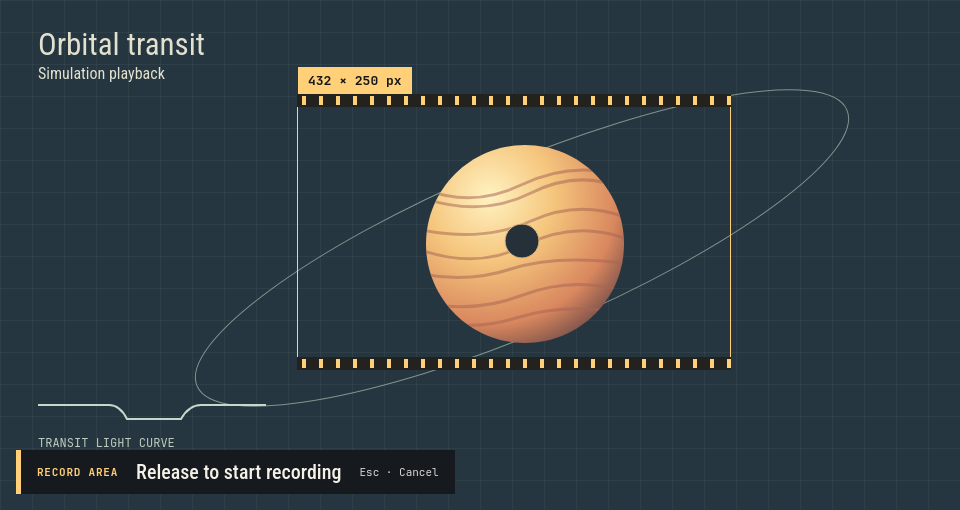
#> input picture tools/record-picker-study/splice-drag.png, 960 x 510 px
$ python -i glyph.py   (imports and definitions only)
#> lines starting #> are read from the running program, lines starting #| are printed output that depends on the picture
#!/usr/bin/env python3
"""ZÆTHERION glyph plates: a scene drawn in type, FART // Angular.

Each cell of a monospace grid carries the next character of a running line of text. The scene's light decides the
cell's weight (Thin in shadow, ExtraBold in light) and its ink; true shadow is left empty, so silhouettes read as
voids cut out of a field of words. Where the scene glows warm, the glyph takes the signal colour. Over it, the house
furniture: registration crosses, a hairline with nodes, the mono colophon, one large upright CJK title and a small
sheared Latin one.

    glyph.py <scene.json> <face.png> [--layers DIR]

With --layers, the plate is also written as two layers that let the core recolour it to any accent (Z213):
DIR/ink.png (everything but the accent, the accent's places left as ground) and DIR/signal.png (where the accent
sits, 0–255); the face is ink + signal × the scene's own accent. They come from two renders, the accent drawn in
black and in white: their difference is the mask, edges and all.
"""
import json
import math
import sys
from pathlib import Path

from PIL import Image, ImageChops, ImageDraw, ImageFilter, ImageFont, ImageOps

W, H = 3840, 2160
M = 112
FONTS = Path("/usr/share/fonts/TTF")
WEIGHTS = ["Thin", "ExtraLight", "Light", "Regular", "Medium", "SemiBold", "Bold", "ExtraBold"]
HERE = Path(__file__).resolve().parent
CJK = "/usr/share/fonts/noto-cjk/NotoSansCJK-Black.ttc"
CJK_JP = 0  # the .ttc's Japanese face


def hexrgb(h):
    h = h.lstrip("#")
    return tuple(int(h[i:i + 2], 16) for i in (0, 2, 4))


def mix(a, b, t):
    return tuple(round(x + (y - x) * t) for x, y in zip(a, b))


def mono(weight, size):
    return ImageFont.truetype(str(FONTS / f"JetBrainsMonoNerdFontMono-{weight}.ttf"), size)


# [4 lines left out: function sans, not called in this run]


def cover(img, box, zoom=1.0):
    """Scale and crop the source to fill W×H; `box` (0–1 focus x, y) picks what stays; `zoom` > 1 closes in on it."""
#> called with box = (0.5, 0.5), zoom = 1
    fx, fy = box
    if zoom > 1:
        zw, zh = img.width / zoom, img.height / zoom
        cx, cy = img.width * fx, img.height * fy
        left = min(max(0, cx - zw / 2), img.width - zw)
        top = min(max(0, cy - zh / 2), img.height - zh)
        img = img.crop((round(left), round(top), round(left + zw), round(top + zh)))
        fx = fy = 0.5
    s = max(W / img.width, H / img.height)
#> s = 4.24
    img = img.resize((math.ceil(img.width * s), math.ceil(img.height * s)), Image.LANCZOS)
    x = round((img.width - W) * fx)
#> x = 113
    y = round((img.height - H) * fy)
#> y = 0
    return img.crop((x, y, x + W, y + H))
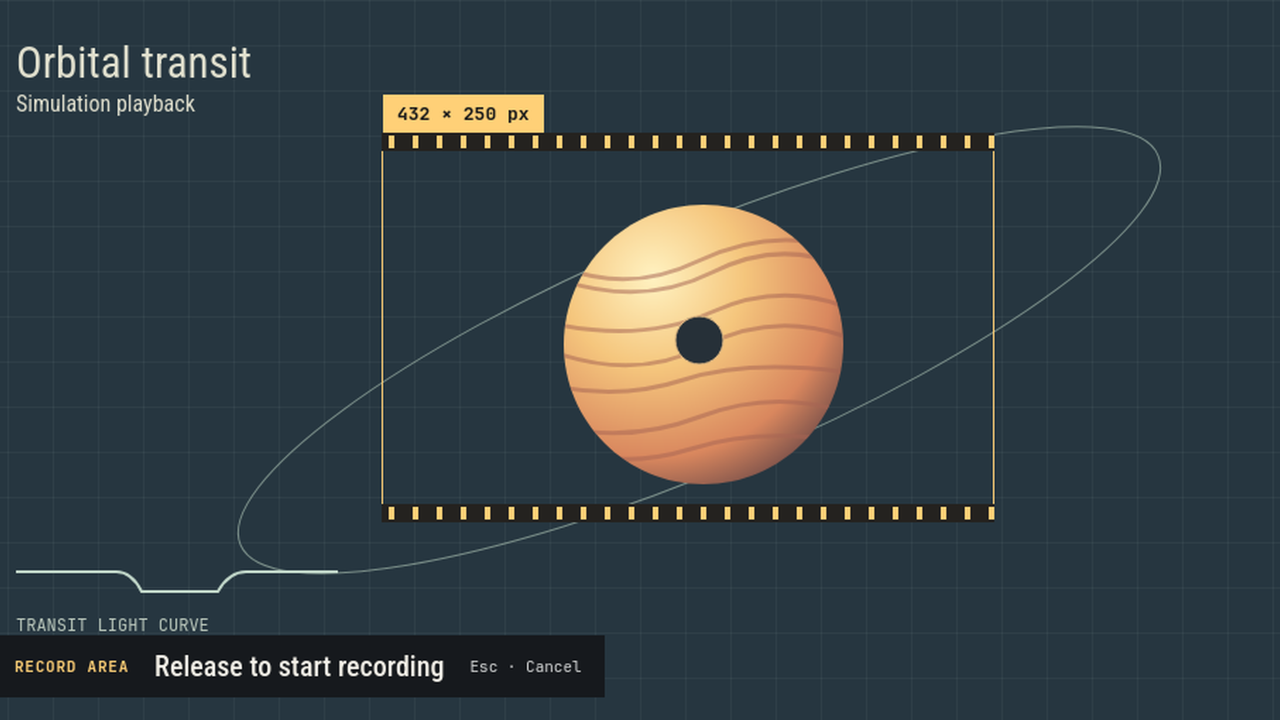
#> returned value: PIL image 3840x2160 RGB (shown at 1/3 size); mean R, G, B 54.2, 63.9, 67.9


# [103 lines left out: function field, not called in this run]


# The light notch behind the island (Z214): the island is one matte dark fill (Z151), so every plate keeps its ground
# light. Top centre, flush with the edge, at least NOTCH_W of the width and NOTCH_H of the height, sides at 78°,
# about 0.8 luminance; below it a trail that thins into the picture over TRAIL_H, so deeper island cards keep an edge.
NOTCH_W, NOTCH_H, TRAIL_H = 0.51, 0.08, 0.16
NOTCH = "#c9ced6"
TRAIL_PITCH = 10


# [103 lines left out: functions notch, furniture, not called in this run]


# The auto voices, far to near: the house's own lines (Z213).
AUTO_TEXTS = ["at rest nothing moves · the far layer is thin · ", "one angle family · the host owns the colours · ",
              "SILENT IS STILL · NOTHING ELSE LEANS · ", "ZÆTHERION · FART // ANGULAR · "]
AUTO_INKS = ["#26323d", "#5e7184", "#a9bccd", "#e6f0ff"]


def quantile(hist, q):
    total, run = sum(hist), 0
    for i, n in enumerate(hist):
        run += n
        if run >= q * total:
            return i / 255
    return 1.0


def auto_config(path, name=None):
    """A scene for any picture, no hand tuning: the bands sit at the picture's own light quantiles; a bright picture
    is inverted (its dark shapes become the type, its sky the void); a flat one (narrow middle spread) is set by its
    edges; a dominant saturated hue, if the picture has one, becomes the accent."""
    src = Image.open(Path(path).expanduser()).convert("RGB")
    probe = cover(src, (0.5, 0.5)).resize((384, 216), Image.BOX)
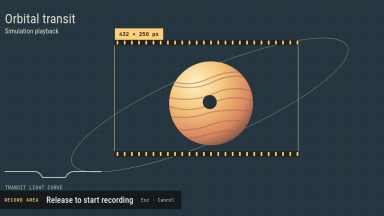
#> probe: PIL image 384x216 RGB; mean R, G, B 54.2, 63.9, 67.9
    grey = ImageOps.grayscale(probe)
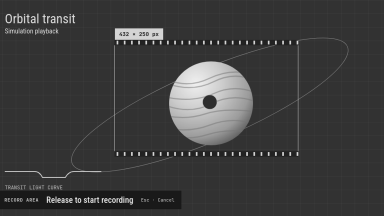
#> grey: PIL image 384x216 L; min 18, max 239, mean 61.2
    hist = grey.histogram()
#> hist = 256 values, max 54818 at index 50, min 0 at index 0, mean 324
    q25, q50, q75 = (quantile(hist, q) for q in (0.25, 0.5, 0.75))
#> in quantile, `total, run = sum(hist), 0`: total = 82944; run = 0
#> the loop in quantile, `for i, n in enumerate(hist):` made 51 passes
#> (n, run) on passes 1 to 12: (0, 0), (0, 0), (0, 0), (0, 0), (0, 0), (0, 0), (0, 0), (0, 0), (0, 0), (0, 0), (0, 0), (0, 0)
#> after the loop in quantile, `for i, n in enumerate(hist):`: run = 60170
#> the loop in quantile, `for i, n in enumerate(hist):` made 52 passes
#> after the loop in quantile, `for i, n in enumerate(hist):`: run = 62599
#> q25 = 0.196; q50 = 0.196; q75 = 0.2
    invert = q50 > 0.55
#> invert = False
    flat = (q75 - q25) < 0.16
#> flat = True
    if invert:
        hist = ImageOps.invert(grey).histogram()
    # bands at the picture's own quantiles: the darkest third stays void, the rest split into four voices
    cuts = [quantile(hist, q) for q in (0.34, 0.55, 0.75, 0.9)] if not flat else [0.18, 0.36, 0.56, 0.76]
#> cuts = [0.18, 0.36, 0.56, 0.76]
    weights = [[0, 1], [2, 3], [4, 5], [6, 7]]
    bands = [[round(c, 3), w, ink, text] for c, w, ink, text in zip(cuts, weights, AUTO_INKS, AUTO_TEXTS)]
#> bands = 4 items
    # the accent: the most common hue among clearly saturated, lit pixels, if there are enough of them
    hues = [0] * 36
    for h, s_, v in probe.convert("HSV").get_flattened_data():
        if s_ >= 90 and v >= 70:
            hues[h * 36 // 256] += 1
#> this loop made 0 passes
#> after the loop, hues = 36 values from 0 to 0
    best = max(range(36), key=lambda i: hues[i])
    warm = None
    accent = "#8fd6f5"
    # an accent is a minority: enough to matter, too little to be the sky (a blue sky is not an accent)
    if 0.004 * 384 * 216 <= hues[best] and sum(hues) <= 0.08 * 384 * 216:
        centre = (best + 0.5) * 10
        warm = [90, (centre - 25) % 360, (centre + 25) % 360]
        import colorsys
        accent = "#%02x%02x%02x" % tuple(round(c * 255) for c in colorsys.hsv_to_rgb(centre / 360, 0.65, 1.0))
    stem = (name or Path(path).stem).upper()[:24]
    return dict(no=0, name=stem, src=str(path), focus=[0.5, 0.5], zoom=1.0, cell=18, invert=invert,
                levels=[0, 255, 1.0], edges=0.8 if flat else 0, bands=bands, warm=warm, signal=accent, text="·",
                reading=f"TYPESET — {stem}\nTHE PICTURE'S LIGHT, SET IN FOUR VOICES.\nTHE DARK IS LEFT UNWRITTEN.",
                aside="any picture can be read.", colophon="JETBRAINS MONO THIN → EXTRABOLD · 18 PX CELL · AUTO",
                title=dict(cjk="活字", latin="KATSUJI", sub="movable type · set by the core", size=300, top=260,
                           side="right", latin_size=100))


# [47 lines left out: functions render, compose, stale, main, not called in this run]


# [2 lines not run here, left out]

#> (the run stopped early here; a loop or call above may not have finished)

$ run again, on tools/record-picker-study/viewfinder-idle.png
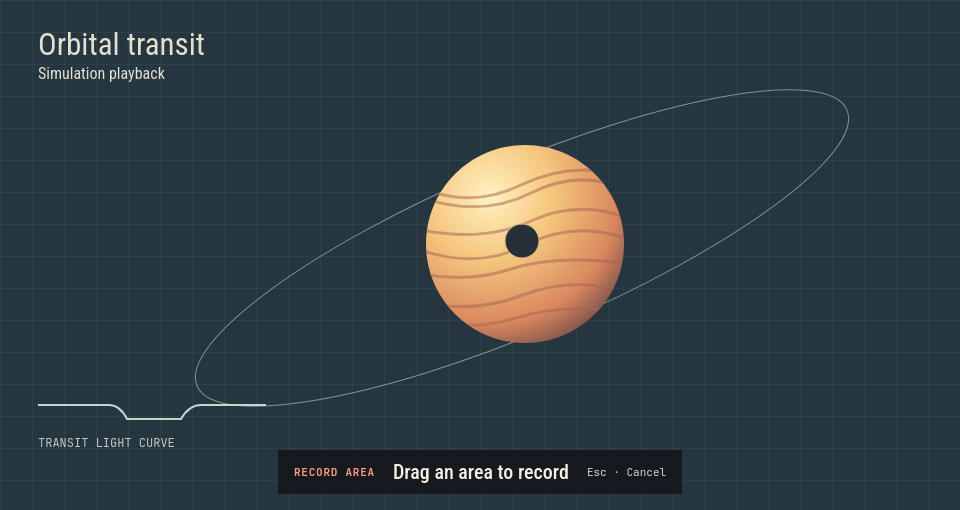
#> input picture tools/record-picker-study/viewfinder-idle.png, 960 x 510 px
#> in auto_config, `probe = cover(src, (0.5, 0.5)).resize((384, 216), Image.BOX)`:
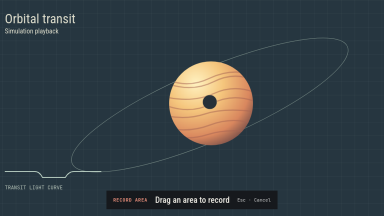
#> probe: PIL image 384x216 RGB; mean R, G, B 51.8, 62.6, 68
#> in auto_config, `grey = ImageOps.grayscale(probe)`:
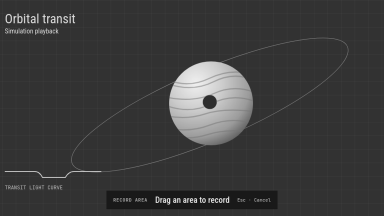
#> grey: PIL image 384x216 L; min 17, max 239, mean 59.7
#> hist = 256 values, max 57703 at index 50, min 0 at index 0, mean 324
#> in quantile, `total, run = sum(hist), 0`: total = 82944; run = 0
#> the loop in quantile, `for i, n in enumerate(hist):` made 51 passes
#> (n, run) on passes 1 to 8: (0, 0), (0, 0), (0, 0), (0, 0), (0, 0), (0, 0), (0, 0), (0, 0)
#> after the loop in quantile, `for i, n in enumerate(hist):`: run = 61108
#> the loop in quantile, `for i, n in enumerate(hist):` made 52 passes
#> after the loop in quantile, `for i, n in enumerate(hist):`: run = 63582
#> q25 = 0.196; q75 = 0.2
#> invert = False
#> flat = True
#> cuts = [0.18, 0.36, 0.56, 0.76]
#> bands = 4 items
#> after the loop in auto_config, `for h, s_, v in probe.convert("HSV").get_flattened_data():`: hues = 36 values from 0 to 0
